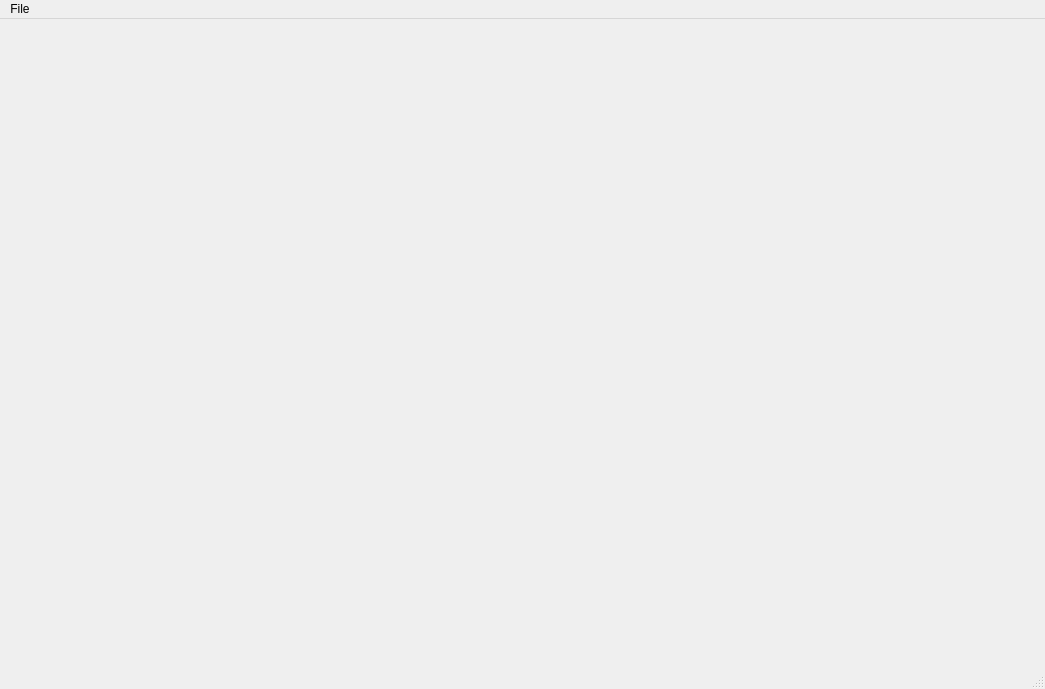
<?xml version="1.0" encoding="UTF-8"?>
<ui version="4.0">
 <class>MainWindow</class>
 <widget class="QMainWindow" name="MainWindow">
  <property name="geometry">
   <rect>
    <x>0</x>
    <y>0</y>
    <width>1045</width>
    <height>689</height>
   </rect>
  </property>
  <property name="windowTitle">
   <string>MainWindow</string>
  </property>
  <widget class="QWidget" name="centralwidget"/>
  <widget class="QMenuBar" name="menubar">
   <property name="geometry">
    <rect>
     <x>0</x>
     <y>0</y>
     <width>1045</width>
     <height>33</height>
    </rect>
   </property>
   <widget class="QMenu" name="menuFile">
    <property name="title">
     <string>File</string>
    </property>
   </widget>
   <addaction name="menuFile"/>
  </widget>
  <widget class="QStatusBar" name="statusbar"/>
 </widget>
 <resources/>
 <connections/>
</ui>
